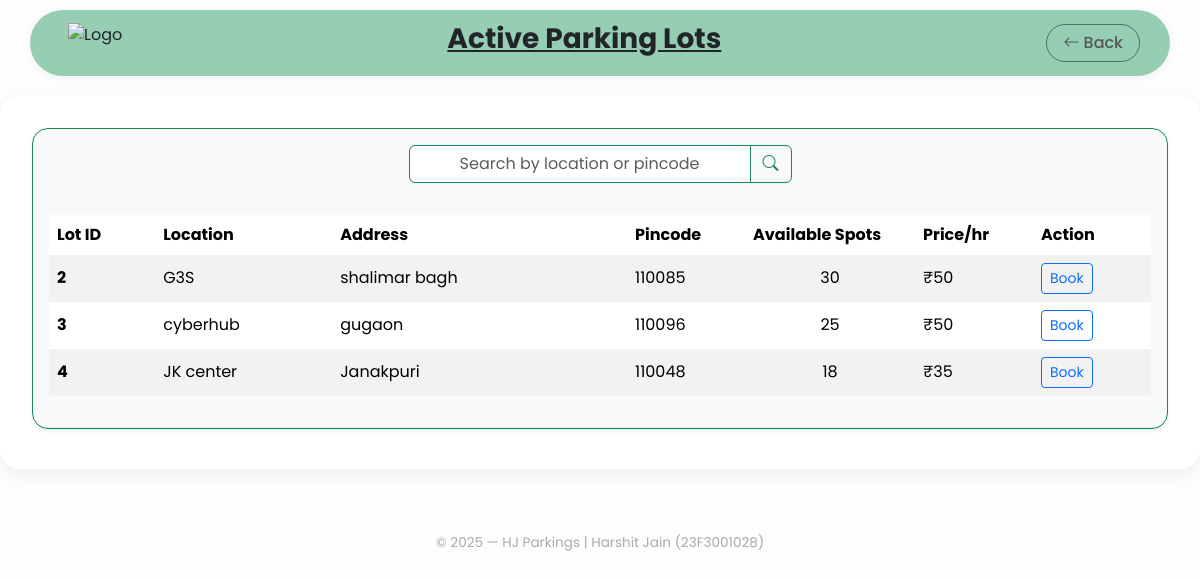
The page /locations (signed in) on the database as committed earlier.
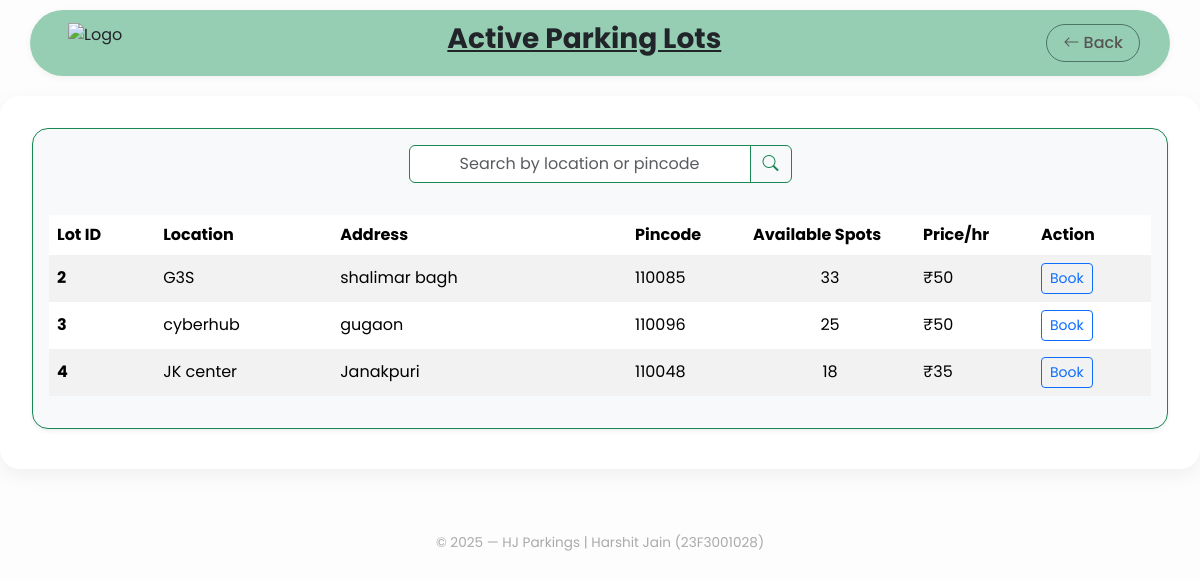
The same page on the database as committed later.
### app/models/parking_lot.py (models this page shows, shortened)
class parking_lot(db.Model):
    __tablename__ = 'parking_lot'
    lot_id = db.Column(db.Integer, primary_key=True, autoincrement=True)
    location = db.Column(db.String(100), nullable=False)
    address = db.Column(db.String(250), nullable=False)
    pin_code = db.Column(db.Integer, nullable=False)
    total_spots = db.Column(db.Integer, nullable=False)
    price = db.Column(db.Integer, nullable=False)
    status = db.Column(db.String(20), default='active')  # 'active', 'deleted'
    spots = db.relationship('parking_spot', backref='lot', lazy=True)
    @property
    def available_spots(self):
        return len([spot for spot in self.spots if spot.is_active and spot.status != 'occupied'])

### app/models/parking_spot.py (models this page shows)
class parking_spot(db.Model):
    __tablename__ = 'parking_spot'
    spot_id = db.Column(db.Integer, primary_key=True, autoincrement=True)
    lot_id = db.Column(db.Integer, db.ForeignKey('parking_lot.lot_id', ondelete='RESTRICT', onupdate='CASCADE'))
    status = db.Column(db.String(20), nullable=False) # status = 'occupied' or 'available'
    is_active = db.Column(db.Boolean, default=True)  # True = exists, False = deleted

### app/routes/client.py (the view, shortened to what this page needs)
@client_bp.route('/locations', methods=['POST', 'GET'])
@user_authentication
def locations():
    filters = [parking_lot.status == 'active']  # Base filter
    data = parking_lot.query.filter(*filters).all()
    return render_template('client/locations.html', data=data)

### app/routes/client.py (called while the page is built)
def user_authentication(f):
    @wraps(f)
    def decorated_function(*args, **kwargs):
        if 'user' not in session:
            return redirect(url_for('auth.login'))
        return f(*args, **kwargs)
    return decorated_function

### app/templates/client/locations.html (shortened to what this page needs)
{% extends "client/base.html" %}
{% block back %} {{ url_for('client.dashboard') }}{%endblock%}
{% block heading %} Active Parking Lots {% endblock %}
{% block content %}
<div class="container col-lg-12 mb-2 border border-success rounded-4 shadow-sm p-3 bg-light">
<form action="{{ url_for('client.locations') }}" method="POST" class="d-flex justify-content-center align-items-center" role="search">
    <div class="input-group w-auto">
        <input type="text" id="searchbox" name="search_for" class="form-control text-center border-success" placeholder="Search by location or pincode" required>
        <button type="submit" class="btn btn-outline-success" aria-label="Search">
            <i class="bi bi-search"></i>
        </button>
    </div>
</form>
<div class="table-responsive mt-3">
<table class="table table-striped table-borderless align-middle table-hover mt-3 w-100">
    <thead>
        <tr>
            <th style="min-width: 90px;">Lot ID</th>
            <th style="min-width: 150px;">Location</th>
            <th style="min-width: 250px;">Address</th>
            <th style="min-width: 100px;">Pincode</th>
            <th style="min-width: 130px; ">Available Spots</th>
            <th style="min-width: 100px;">Price/hr</th>
            <th style="min-width: 100px;">Action</th>
        </tr>
    </thead>
    <tbody>
        {% for lot in data %}
        <tr>
            <th scope="row">{{ lot.lot_id }}</th>
            <td>{{ lot.location }}</td>
            <td>{{ lot.address }}</td>
            <td>{{ lot.pin_code }}</td>
            <td style="text-align: center;">{{ lot.available_spots }}</td>
            <td>₹{{ lot.price }}</td>
            <td>
                {% if lot.available_spots > 0 %}
                    <a href="{{ url_for('client.booking', lot_id=lot.lot_id) }}" class="btn btn-outline-primary btn-sm">Book</a>
                {% else %}
                    <span class="text-danger">Unavailable</span>
                {% endif %}
            </td>
        </tr>
        {% else %}
        <tr>
            <td colspan="7" class="text-center text-muted">No active lots found.</td>
        </tr>
        {% endfor %}
    </tbody>
</table>
</div>
</div>
{% endblock %}

Rows that differ between the two databases and show on the page:
changed through a linked row, parking_lot "shalimar bagh": available_spots "30" → "33"
